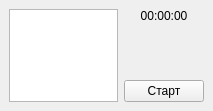
<?xml version="1.0" encoding="UTF-8"?>
<ui version="4.0">
 <class>MainWindow</class>
 <widget class="QMainWindow" name="MainWindow">
  <property name="geometry">
   <rect>
    <x>0</x>
    <y>0</y>
    <width>213</width>
    <height>111</height>
   </rect>
  </property>
  <property name="windowTitle">
   <string>Трекер задач</string>
  </property>
  <widget class="QWidget" name="centralwidget">
   <layout class="QHBoxLayout" name="horizontalLayout">
    <item>
     <widget class="QListWidget" name="task_list"/>
    </item>
    <item>
     <layout class="QVBoxLayout" name="verticalLayoutRight">
      <item>
       <widget class="QLabel" name="label_timer">
        <property name="text">
         <string>00:00:00</string>
        </property>
        <property name="alignment">
         <set>Qt::AlignCenter</set>
        </property>
       </widget>
      </item>
      <item>
       <spacer name="verticalSpacer">
        <property name="orientation">
         <enum>Qt::Vertical</enum>
        </property>
        <property name="sizeHint" stdset="0">
         <size>
          <width>20</width>
          <height>40</height>
         </size>
        </property>
       </spacer>
      </item>
      <item>
       <widget class="QPushButton" name="btn_start">
        <property name="text">
         <string>Старт</string>
        </property>
       </widget>
      </item>
     </layout>
    </item>
   </layout>
  </widget>
 </widget>
 <resources/>
 <connections/>
</ui>
